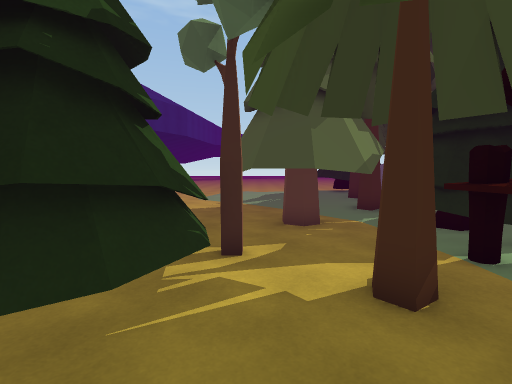
view 1 (above)

20 first-person views from a walk through a scene from a Unity 3-D project. The camera is 1.5 m above the floor, tilts 4° down and sees 85° across. The floor is counted in squares, 1 m on a side. Each view is taken from the middle of a square. On the plan, view 1 faces up. The plan holds only what a view shows up to about 14 squares ahead; the rest is blank. The place goes on beyond the plan. The player is left out.

view 2
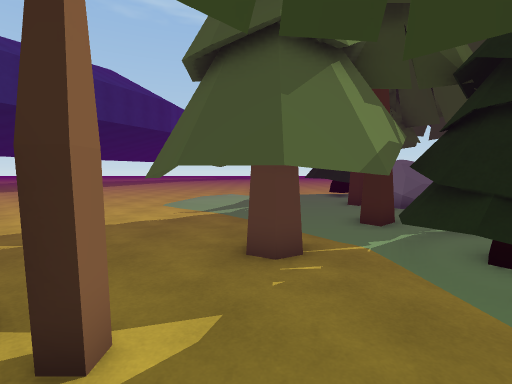

view 3
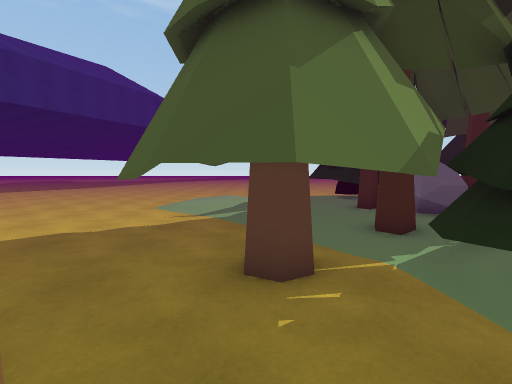

view 4
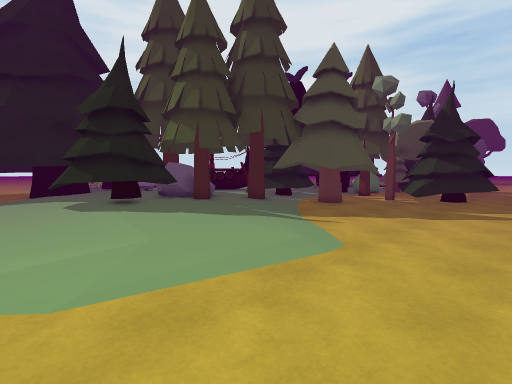

view 5
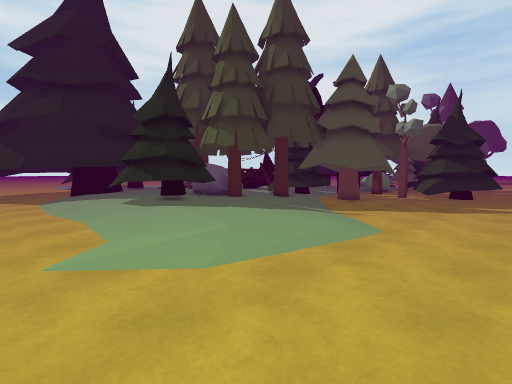

view 6
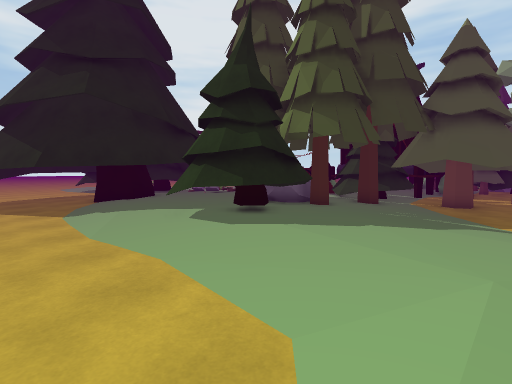

view 7
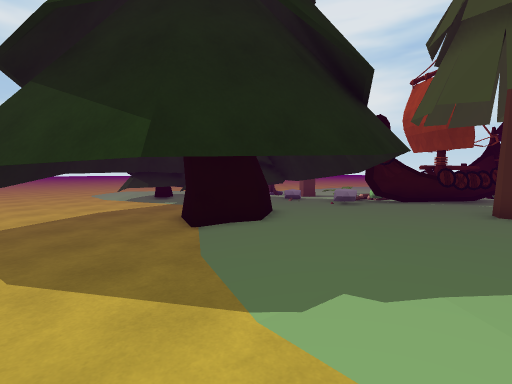

view 8
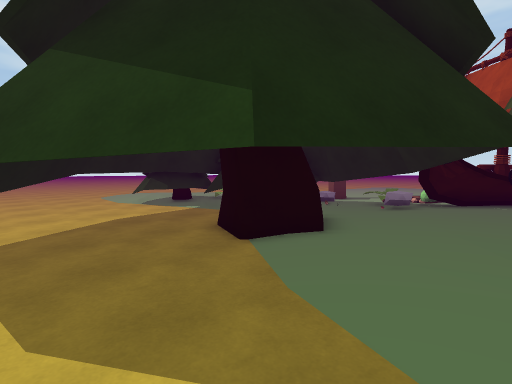

view 9
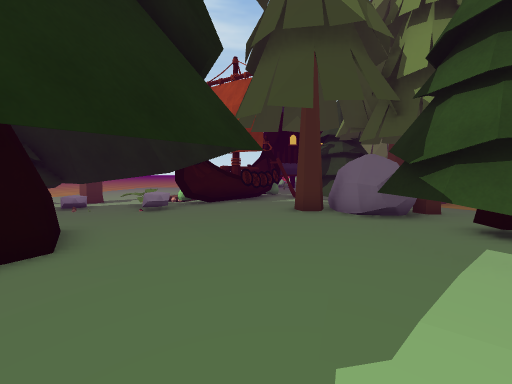

view 10
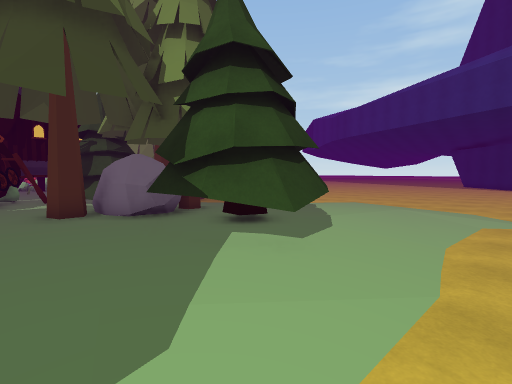

view 11
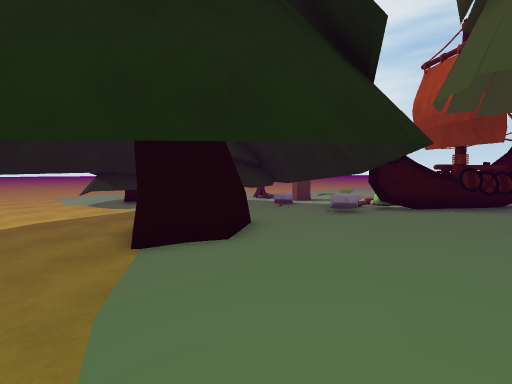

view 12
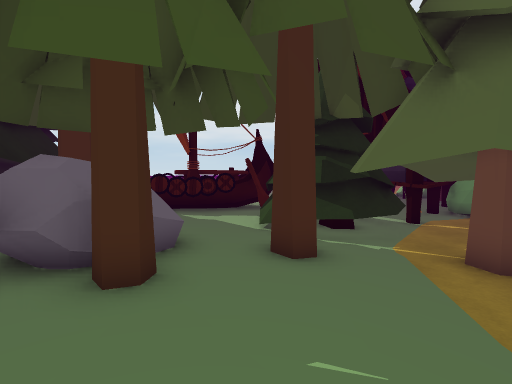

view 13
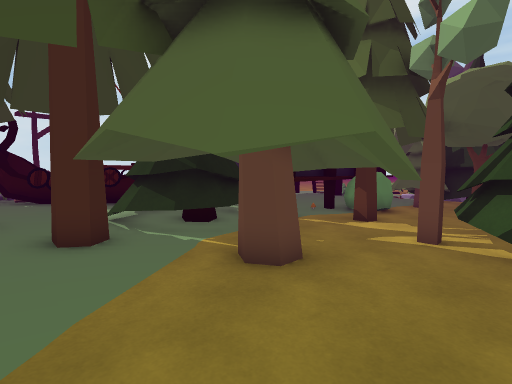

view 14
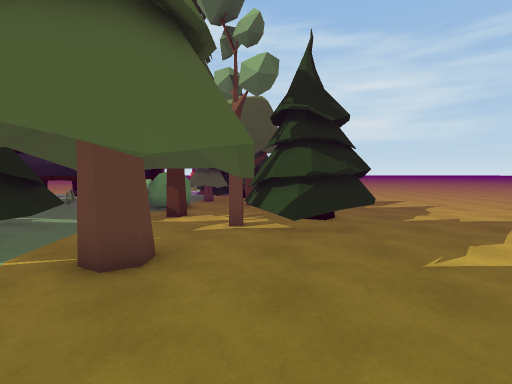

view 15
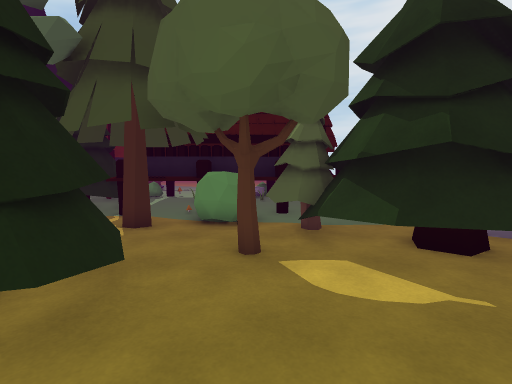

view 16
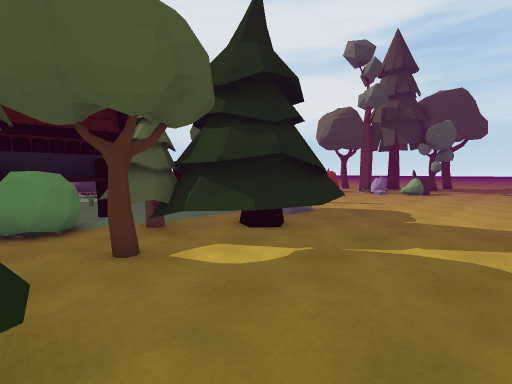

view 17
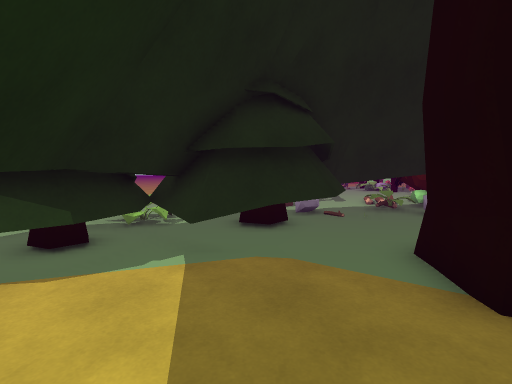

view 18
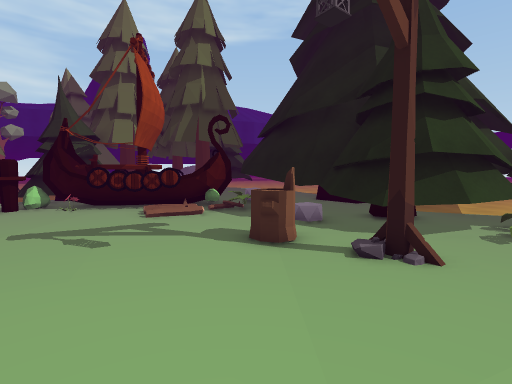

view 19
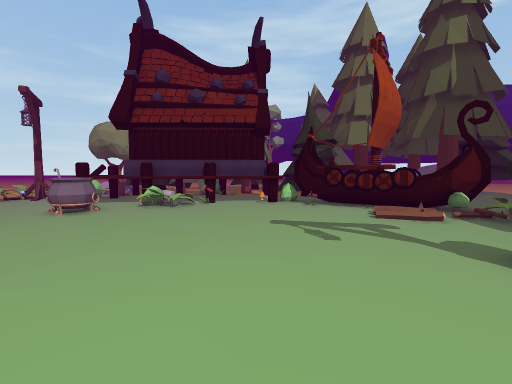

view 20
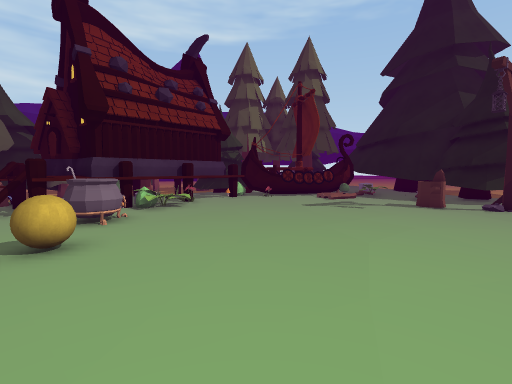

### Floor plan
Key: @ floor where view 1 was taken; # wall or solid block; . main floor; : floor 0.25 m higher than the main floor; + floor 1.25 m higher than the main floor; / step, stairs or slope; = window, fence, low wall or low ledge; ^ raised ledge; T tree; R rock; B bush; S stump; Y yellow ball; O other object.
Columns run from 7 left of view 1 to 22 right of it. Each row starts with its distance up from view 1.
 23  . ..................TTTTTT..
 22   .................TT.....TT..
 21 ...........................TT.
 20 .............:::::T.........T.
 19  .....::::::TTT::TT:..T.....T.
 18 ......:::::TTTT::T:::T#T....TT
 17 ......:::::TTTTT:T:::T  .....T
 16 .....::::::TTTT::T:::TTT..TTTT
 15 .......:::::TRR:::::::::TTTTTT
 14 ........::::TRRT::T:::::TTT T
 13 .........:::TRRTT::TRR::TTT TT
 12 ..........:::RR:::::TRTTTTTTTB
 11  .........TT::::::OOOO:.OTTT..
 10  .........TT:::::OOOOB:.......
  9   ....T.T..TTTT:OOOOO:...S.#..
  8  .....T.TT.TTTT:OOOOO:...S....
  7 .......TTTTTTTTOOOOO::........
  6 ....TT..T..TTTT:BOO::::.......
  5 ...TTTTT...#T  ^B#::::::.....
  4 ..TTTTT..T.#######:::::::.....
  3 .. TTTT..T.^    #^::::::::...
  2 ...TTT...BB#    ##::::::::...
  1 .........BB^    #=O::::::....
  0 ......T@TBB^    #=O:::.......
 -1 .......TTT #    # ...........
 -2  ....TTTTT.   #### O.........
 -3  ....TTTTT.  ##=+#OOO........
 -4  ....TTT T.OO++=##...YY.....
 -5  ....TTT  T O    .....Y.... .
 -6  .....          ...
 -7  ....../       ...
 -8  ....../       ..
 -9  ........
-10   .......
-11   ......
-12   .....
-13   ....
-14   ...

Positions as (right, up) in squares from view 1, and headings:
1: (0, 0), facing up
2: (1, 3), facing up
3: (1, 4), facing up
4: (-6, 21), facing down-right
5: (-6, 23), facing down-right
6: (-1, 23), facing down-right
7: (8, 23), facing down-right
8: (10, 23), facing down-right
9: (10, 22), facing down
10: (10, 22), facing down-left
11: (9, 21), facing down-right
12: (1, 15), facing down-right
13: (-2, 12), facing down-right
14: (-1, 13), facing down
15: (-6, 0), facing right
16: (-6, 2), facing down-right
17: (19, 21), facing down
18: (22, 4), facing up-left
19: (22, 4), facing left
20: (21, -5), facing up-left
